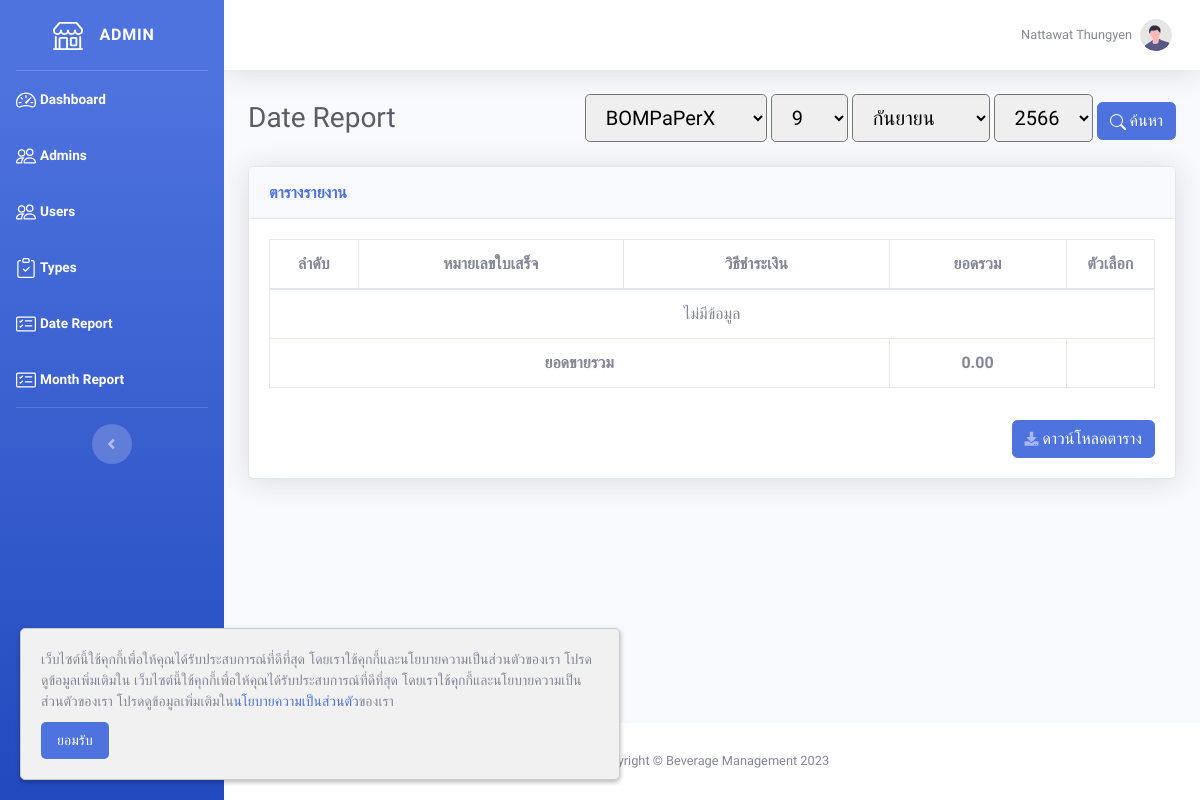
Page /admin/report_payment_date.php (signed in) on the earlier database version.
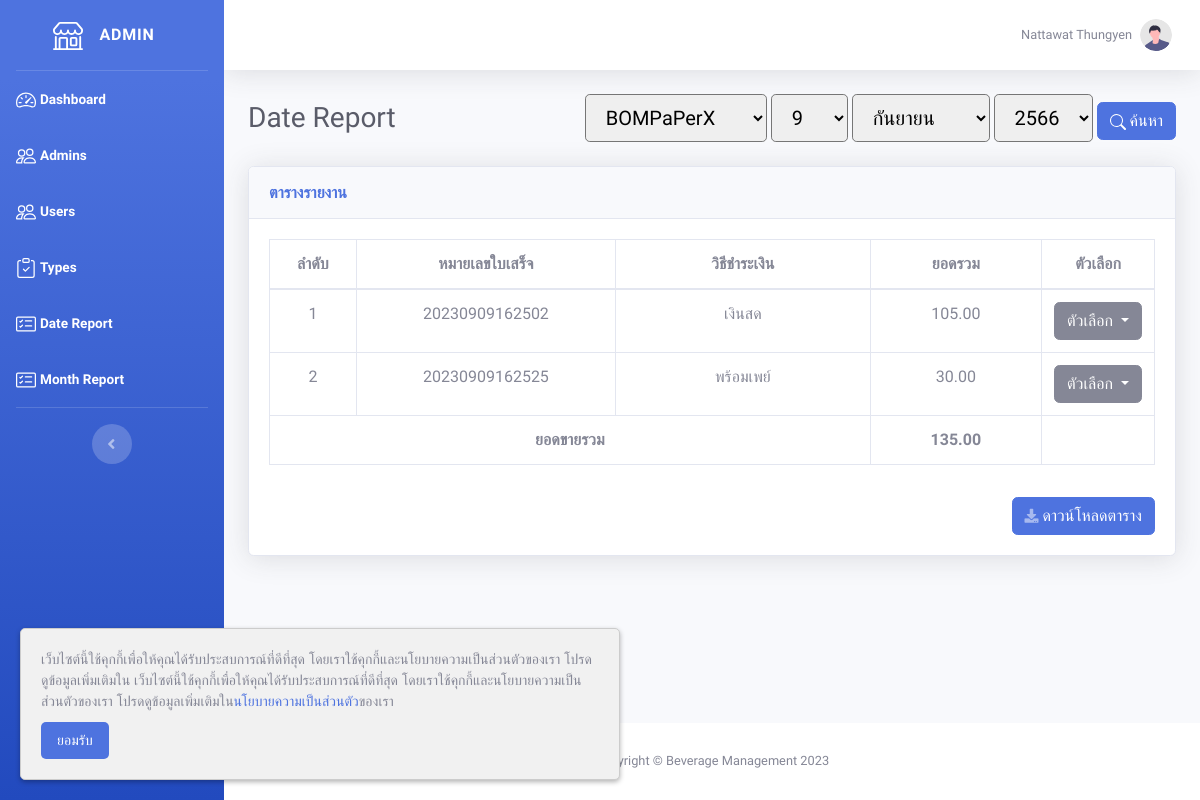
Same page on the later database version.
### tables this page shows
CREATE TABLE `payment` (
  `no_receipt` varchar(255) NOT NULL,
  `method` tinyint(1) NOT NULL COMMENT '0=cash\r\n1=qrcode',
  `timestamp` timestamp NOT NULL DEFAULT current_timestamp(),
  `status` tinyint(1) NOT NULL DEFAULT 0
);

CREATE TABLE `record` (
  `record_id` int(10) NOT NULL,
  `no_receipt` varchar(255) NOT NULL,
  `product_id` int(10) NOT NULL,
  `quantity` int(255) NOT NULL,
  `net_price` int(255) NOT NULL
);

### admin/report_payment_date.php (the view, shortened to what this page needs)
<!DOCTYPE html>
<html lang="en">
<?php
require '../include/connect.php';
include '../include/header.php';
if (!empty($_GET['user_id'])) {
    $user_id = $_GET['user_id'];
} else {
    $user_fist = $connect->prepare("SELECT * FROM user");
    $user_fist->execute();
    $row_user_first = $user_fist->fetch(PDO::FETCH_ASSOC);
    $user_id = $row_user_first['user_id'];
}
$u = '';
$d = date('d');
$m = date('m');
$y = date('Y');
if (isset($user_id)) {
    $u = $user_id;
}
$report_data = $connect->prepare("SELECT * FROM payment INNER JOIN record ON payment.no_receipt = record.no_receipt INNER JOIN product ON record.product_id = product.product_id GROUP BY record.no_receipt");
if (isset($user_id) && isset($date) && isset($month) && isset($year)) {
    $report_data = $connect->prepare("SELECT * FROM payment INNER JOIN record ON payment.no_receipt = record.no_receipt INNER JOIN product ON record.product_id = product.product_id WHERE user_id = '$user_id' AND DATE_FORMAT(timestamp, '%d') = $date AND MONTH(timestamp) = $month AND YEAR(timestamp) = $year GROUP BY record.no_receipt");
} elseif (isset($user_id)) {
    $currentDate = date('d');
    $report_data = $connect->prepare("SELECT * FROM payment INNER JOIN record ON payment.no_receipt = record.no_receipt INNER JOIN product ON record.product_id = product.product_id WHERE user_id = '$user_id' AND DATE_FORMAT(timestamp, '%d') = '$currentDate' AND MONTH(timestamp) = MONTH(CURRENT_DATE()) AND YEAR(timestamp) = YEAR(CURRENT_DATE()) GROUP BY record.no_receipt");
}
$report_data->execute();
$row_report = $report_data->fetchAll(PDO::FETCH_ASSOC);
$user = $connect->prepare("SELECT * FROM user");
$user->execute();
$row_user = $user->fetchAll(PDO::FETCH_ASSOC);
$months = array(
    "มกราคม",
    "กุมภาพันธ์",
    "มีนาคม",
    "เมษายน",
    "พฤษภาคม",
    "มิถุนายน",
    "กรกฎาคม",
    "สิงหาคม",
    "กันยายน",
    "ตุลาคม",
    "พฤศจิกายน",
    "ธันวาคม"
);
?>
<body id="page-top">
    <div id="wrapper">
        <?php include '../include/sidebar_admin.php'; ?>
        <div id="content-wrapper" class="d-flex flex-column">
            <div id="content">
                <?php include '../include/topbar.php'; ?>
                <div class="container-fluid">
                    <div class="d-sm-flex align-items-center justify-content-between mb-4">
                        <h1 class="h3 mb-0 text-gray-800">Date Report</h1>
                        <form method="GET" action="report_payment_date.php">
                            <div class="d-inline">
                                <select class="form-select form-control-lg is-valid d-inline" name="user_id" required>
                                    <?php foreach ($row_user as $row) { ?>
                                        <option value="<?= $row['user_id'] ?>" <?= $u == $row['user_id'] ? 'selected' : '' ?>><?= $row['store'] ?></option>
                                    <?php } ?>
                                </select>
                                <select class="form-select form-control-lg is-valid d-inline" name="date" required>
                                    <?php for ($i = 1; $i <= 31; $i++) { ?>
                                        <option value="<?= $i ?>" <?= $d == $i ? 'selected' : '' ?>><?= $i ?></option>
                                    <?php } ?>
                                </select>
                                <select class="form-select form-control-lg is-valid d-inline" name="month" required>
                                    <?php for ($i = 0; $i < 12; $i++) { ?>
                                        <option value="<?= $i + 1 ?>" <?= $m == $i + 1 ? 'selected' : '' ?>><?= $months[$i] ?></option>
                                    <?php } ?>
                                </select>
                                <select class="form-select form-control-lg is-valid d-inline" name="year" required>
                                    <?php for ($i = 2023; $i <= 2037; $i++) { ?>
                                        <option value="<?= $i ?>" <?= $y == $i ? 'selected' : '' ?>><?= $i + 543 ?></option>
                                    <?php } ?>
                                </select>
                            </div>
                            <button type="submit" class="btn btn-primary">
                                ค้นหา
                            </button>
                        </form>
                    </div>
                    <div class="card shadow mb-4">
                        <div class="card-header py-3">
                            <h6 class="m-0 font-weight-bold text-primary">ตารางรายงาน</h6>
                        </div>
                        <div class="card-body">
                            <div class="table-responsive">
                                <table class="table table-bordered" id="Table" width="100%" cellspacing="0">
                                    <thead>
                                        <tr>
                                            <th width="10%" class="text-center">ลำดับ</th>
                                            <th width="30%" class="text-center">หมายเลขใบเสร็จ</th>
                                            <th width="30%" class="text-center">วิธีชำระเงิน</th>
                                            <th width="20%" class="text-center">ยอดรวม</th>
                                            <th width="10%" class="text-center">ตัวเลือก</th>
                                        </tr>
                                    </thead>
                                    <tbody>
                                        <?php
                                        $all_price = 0;
                                        $j = 1;
                                        foreach ($row_report as $row) {
                                            $price = $connect->prepare("SELECT net_price, quantity FROM record WHERE no_receipt = '" . $row['no_receipt'] . "'");
                                            $price->execute();
                                            $row_price = $price->fetchAll(PDO::FETCH_ASSOC);
                                            $total_price = 0;
                                            foreach ($row_price as $rp) {
                                                $total_price += $rp['net_price'] * $rp['quantity'];
                                            }
                                            $all_price += $total_price;
                                        ?>
                                            <tr>
                                                <td class="text-center"><?= $j++ ?></td>
                                                <td class="text-center"><?= $row['no_receipt'] ?></td>
                                                <td class="text-center"><?= $row['method'] == 1 ? 'พร้อมเพย์' : 'เงินสด' ?></td>
                                                <td class="text-center"><?= number_format($total_price, 2, '.', ',') ?></td>
                                                <td class="text-center">
                                                    <div class="dropdown">
                                                        <button class="btn btn-secondary dropdown-toggle" type="button" data-toggle="dropdown" aria-expanded="false">
                                                            ตัวเลือก
                                                        </button>
                                                    </div>
                                                </td>
                                            </tr>
                                        <?php } ?>
                                        <?php if (count($row_report) == 0) { ?>
                                            <tr>
                                                <td class="text-center" colspan="5">ไม่มีข้อมูล</td>
                                            </tr>
                                        <?php } ?>
                                    </tbody>
                                    <tfoot>
                                        <tr>
                                            <th colspan="3" class="text-center">ยอดขายรวม</th>
                                            <th class="text-center"><?= number_format($all_price, 2, '.', ',') ?></th>
                                            <th colspan="2"></th>
                                        </tr>
                                    </tfoot>
                                </table>
                            </div>
                            <button id="download_link" onClick="javascript:ExcelReport();" class="btn btn-primary float-right mt-3">
                                <i class="fas fa-download fa-sm text-white-50"></i> ดาวน์โหลดตาราง
                            </button>
                        </div>
                    </div>
                </div>
            </div>
            <?php include '../include/footer.php'; ?>
        </div>
    </div>
</body>
</html>

### include/header.php (shortened to what this page needs)
<head>
    <link href="vendor/fontawesome-free/css/all.min.css" rel="stylesheet" type="text/css">
    <link href="css/sb-admin-2.min.css" rel="stylesheet">
    <link href="vendor/datatables/dataTables.bootstrap4.min.css" rel="stylesheet">
    <link rel="stylesheet" href="https://cdn.jsdelivr.net/npm/sweetalert2@11/dist/sweetalert2.min.css">
</head>
<?php
  include 'pdpa_popup.php';
?>

### include/pdpa_popup.php (shortened to what this page needs)
<div id="cookieNotice" class="pdpa-popup">
    <p>เว็บไซต์นี้ใช้คุกกี้เพื่อให้คุณได้รับประสบการณ์ที่ดีที่สุด โดยเราใช้คุกกี้และนโยบายความเป็นส่วนตัวของเรา โปรดดูข้อมูลเพิ่มเติมใน เว็บไซต์นี้ใช้คุกกี้เพื่อให้คุณได้รับประสบการณ์ที่ดีที่สุด โดยเราใช้คุกกี้และนโยบายความเป็นส่วนตัวของเรา โปรดดูข้อมูลเพิ่มเติมใน<a href="privacy_policy.php">นโยบายความเป็นส่วนตัว</a>ของเรา</p>
    <button type="button" onclick="acceptCookieConsent()">ยอมรับ</button>
</div>

### include/sidebar_admin.php (shortened to what this page needs)
<ul class="navbar-nav bg-gradient-primary sidebar sidebar-dark accordion" id="accordionSidebar">
    <a class="sidebar-brand d-flex align-items-center justify-content-center" href="dashboard.php">
        <div class="sidebar-brand-icon">
        </div>
        <div class="sidebar-brand-text mx-3">Admin</sup></div>
    </a>
    <hr class="sidebar-divider my-0">
    <li class="nav-item active">
        <a class="nav-link" href="dashboard.php">
            <span>Dashboard</span>
        </a>
    </li>
    <li class="nav-item active">
        <a class="nav-link" href="admin.php">
             <span>Admins</span>
        </a>
    </li>
    <li class="nav-item active">
        <a class="nav-link" href="user.php">
             <span>Users</span>
        </a>
    </li>
    <li class="nav-item active">
        <a class="nav-link" href="type.php">
            <span>Types</span>
        </a>
    </li>
    <li class="nav-item active">
        <a class="nav-link" href="report_payment_date.php">
            <span>Date Report</span>
        </a>
    </li>
    <li class="nav-item active">
        <a class="nav-link" href="report_payment_month.php">
            <span>Month Report</span>
        </a>
    </li>
    <hr class="sidebar-divider">
    <div class="text-center d-none d-md-inline">
        <button class="rounded-circle border-0" id="sidebarToggle"></button>
    </div>
</ul>

### include/topbar.php (shortened to what this page needs)
<?php
if (isset($_SESSION['user_id'])) {
    $user_id = $_SESSION['user_id'];
    $profile = $connect->prepare("SELECT * FROM user WHERE user_id = :user_id");
    $profile->bindParam(":user_id", $user_id);
    $profile->execute();
    $row_profile = $profile->fetch(PDO::FETCH_ASSOC);
} else {
    $admin_id = $_SESSION['admin_id'];
    $profile = $connect->prepare("SELECT * FROM admin WHERE admin_id = :admin_id");
    $profile->bindParam(":admin_id", $admin_id);
    $profile->execute();
    $row_profile = $profile->fetch(PDO::FETCH_ASSOC);
}
?>
<nav class="navbar navbar-expand navbar-light bg-white topbar mb-4 static-top shadow">
    <ul class="navbar-nav ml-auto">
        <li class="nav-item dropdown no-arrow">
            <a class="nav-link dropdown-toggle" href="#" id="userDropdown" role="button" data-toggle="dropdown" aria-haspopup="true" aria-expanded="false">
                <span class="mr-2 d-none d-lg-inline text-gray-600 small"><?= isset($_SESSION['user_id']) ? $row_profile['store'] : $row_profile['firstname'] . ' ' . $row_profile['lastname'] ?></span>
                <img class="img-profile rounded-circle" src="../img/undraw_profile.svg">
            </a>
        </li>
    </ul>
</nav>

### include/footer.php
<footer class="sticky-footer bg-white">
    <div class="container my-auto">
        <div class="copyright text-center my-auto">
            <span>Copyright &copy; Beverage Management 2023</span>
        </div>
    </div>
</footer>

### include/header.php (style rules this page uses)
body { font-family: 'Kanit', sans-serif; }

### include/pdpa_popup.php (style rules this page uses)
.pdpa-popup { position: fixed; bottom: 20px; left: 20px; background: #f1f1f1; padding: 20px; border: 1px solid #ccc; border-radius: 5px; box-shadow: 0px 2px 5px 0px rgba(0, 0, 0, 0.3); font-family: Arial, sans-serif; font-size: 14px; z-index: 9999; max-width: 600px; margin-left: auto; margin-right: auto; }
.pdpa-popup p { margin: 0; }
.pdpa-popup button { margin-top: 10px; background-color: #4e73df; color: #fff; border: none; padding: 8px 16px; border-radius: 5px; font-size: 14px; cursor: pointer; transition: background-color 0.3s ease; }

Differences in the rows shown:
added payment: record.no_receipt "20230909162502", method "เงินสด", total_price "105.00"
added payment: record.no_receipt "20230909162525", method "พร้อมเพย์", total_price "30.00"
Other differences:
$all_price: "0.00" → "135.00"
text no longer shown: "ไม่มีข้อมูล"
